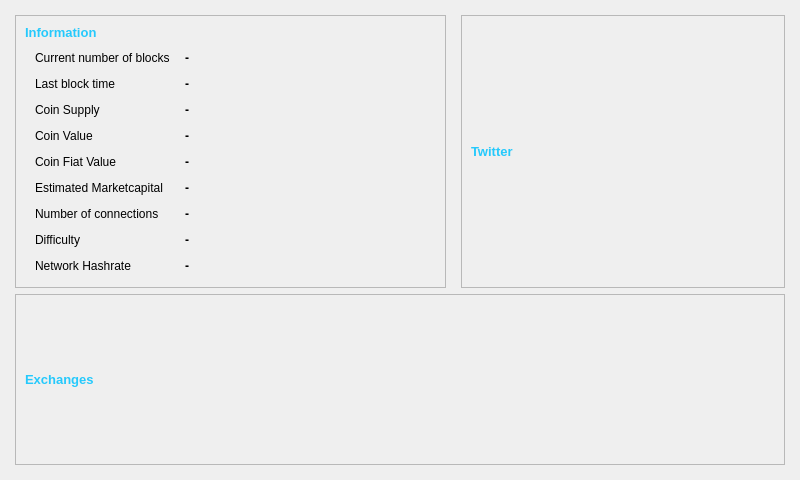
<?xml version="1.0" encoding="UTF-8"?>
<ui version="4.0">
 <class>InfoPage</class>
 <widget class="QDialog" name="InfoPage">
  <property name="geometry">
   <rect>
    <x>0</x>
    <y>0</y>
    <width>800</width>
    <height>480</height>
   </rect>
  </property>
  <property name="minimumSize">
   <size>
    <width>800</width>
    <height>480</height>
   </size>
  </property>
  <property name="windowTitle">
   <string>Dialog</string>
  </property>
  <layout class="QGridLayout" name="gridLayout">
   <property name="leftMargin">
    <number>15</number>
   </property>
   <property name="topMargin">
    <number>15</number>
   </property>
   <property name="rightMargin">
    <number>15</number>
   </property>
   <property name="bottomMargin">
    <number>15</number>
   </property>
   <property name="horizontalSpacing">
    <number>15</number>
   </property>
   <item row="0" column="0">
    <widget class="QFrame" name="coinInfoBox">
     <property name="sizePolicy">
      <sizepolicy hsizetype="Minimum" vsizetype="Minimum">
       <horstretch>4</horstretch>
       <verstretch>1</verstretch>
      </sizepolicy>
     </property>
     <property name="layoutDirection">
      <enum>Qt::LeftToRight</enum>
     </property>
     <property name="autoFillBackground">
      <bool>false</bool>
     </property>
     <property name="frameShape">
      <enum>QFrame::StyledPanel</enum>
     </property>
     <property name="frameShadow">
      <enum>QFrame::Sunken</enum>
     </property>
     <layout class="QGridLayout" name="gridLayout_2">
      <item row="0" column="0">
       <widget class="QLabel" name="lblInformationHeader">
        <property name="sizePolicy">
         <sizepolicy hsizetype="Preferred" vsizetype="Fixed">
          <horstretch>0</horstretch>
          <verstretch>0</verstretch>
         </sizepolicy>
        </property>
        <property name="font">
         <font>
          <pointsize>10</pointsize>
          <weight>75</weight>
          <bold>true</bold>
         </font>
        </property>
        <property name="styleSheet">
         <string notr="true">color:rgb(37, 201, 252);</string>
        </property>
        <property name="text">
         <string>Information</string>
        </property>
       </widget>
      </item>
      <item row="1" column="0">
       <layout class="QFormLayout" name="formCoinDetails">
        <property name="fieldGrowthPolicy">
         <enum>QFormLayout::ExpandingFieldsGrow</enum>
        </property>
        <property name="horizontalSpacing">
         <number>15</number>
        </property>
        <property name="verticalSpacing">
         <number>12</number>
        </property>
        <property name="leftMargin">
         <number>10</number>
        </property>
        <property name="topMargin">
         <number>5</number>
        </property>
        <property name="rightMargin">
         <number>10</number>
        </property>
        <property name="bottomMargin">
         <number>5</number>
        </property>
        <item row="0" column="0">
         <widget class="QLabel" name="lblBlockHeight">
          <property name="font">
           <font>
            <kerning>true</kerning>
           </font>
          </property>
          <property name="styleSheet">
           <string notr="true"/>
          </property>
          <property name="text">
           <string>Current number of blocks</string>
          </property>
          <property name="textFormat">
           <enum>Qt::AutoText</enum>
          </property>
          <property name="wordWrap">
           <bool>false</bool>
          </property>
         </widget>
        </item>
        <item row="0" column="1">
         <widget class="QLabel" name="txtBlockHeight">
          <property name="font">
           <font>
            <weight>75</weight>
            <bold>true</bold>
           </font>
          </property>
          <property name="styleSheet">
           <string notr="true"/>
          </property>
          <property name="text">
           <string notr="true">-</string>
          </property>
          <property name="wordWrap">
           <bool>true</bool>
          </property>
         </widget>
        </item>
        <item row="1" column="0">
         <widget class="QLabel" name="lblLastBlockTime">
          <property name="styleSheet">
           <string notr="true"/>
          </property>
          <property name="text">
           <string>Last block time</string>
          </property>
          <property name="wordWrap">
           <bool>false</bool>
          </property>
         </widget>
        </item>
        <item row="1" column="1">
         <widget class="QLabel" name="txtLastBlockTime">
          <property name="font">
           <font>
            <weight>75</weight>
            <bold>true</bold>
           </font>
          </property>
          <property name="styleSheet">
           <string notr="true"/>
          </property>
          <property name="text">
           <string notr="true">-</string>
          </property>
          <property name="wordWrap">
           <bool>false</bool>
          </property>
         </widget>
        </item>
        <item row="2" column="0">
         <widget class="QLabel" name="lblCoinSupply">
          <property name="styleSheet">
           <string notr="true"/>
          </property>
          <property name="text">
           <string>Coin Supply</string>
          </property>
          <property name="wordWrap">
           <bool>false</bool>
          </property>
         </widget>
        </item>
        <item row="2" column="1">
         <widget class="QLabel" name="txtCoinSupply">
          <property name="font">
           <font>
            <weight>75</weight>
            <bold>true</bold>
           </font>
          </property>
          <property name="styleSheet">
           <string notr="true"/>
          </property>
          <property name="text">
           <string notr="true">-</string>
          </property>
          <property name="wordWrap">
           <bool>true</bool>
          </property>
         </widget>
        </item>
        <item row="3" column="0">
         <widget class="QLabel" name="lblCoinValue">
          <property name="text">
           <string>Coin Value</string>
          </property>
         </widget>
        </item>
        <item row="3" column="1">
         <widget class="QLabel" name="txtCoinValue">
          <property name="font">
           <font>
            <weight>75</weight>
            <bold>true</bold>
           </font>
          </property>
          <property name="text">
           <string>-</string>
          </property>
         </widget>
        </item>
        <item row="4" column="0">
         <widget class="QLabel" name="lblCoinFiatValue">
          <property name="text">
           <string>Coin Fiat Value</string>
          </property>
         </widget>
        </item>
        <item row="4" column="1">
         <widget class="QLabel" name="txtCoinFiatValue">
          <property name="font">
           <font>
            <weight>75</weight>
            <bold>true</bold>
           </font>
          </property>
          <property name="text">
           <string>-</string>
          </property>
         </widget>
        </item>
        <item row="5" column="0">
         <widget class="QLabel" name="lblEstimatedMarketCapital">
          <property name="text">
           <string>Estimated Marketcapital</string>
          </property>
         </widget>
        </item>
        <item row="5" column="1">
         <widget class="QLabel" name="txtEstimatedMarketCapital">
          <property name="font">
           <font>
            <weight>75</weight>
            <bold>true</bold>
           </font>
          </property>
          <property name="text">
           <string>-</string>
          </property>
         </widget>
        </item>
        <item row="6" column="0">
         <widget class="QLabel" name="lblConnections">
          <property name="styleSheet">
           <string notr="true"/>
          </property>
          <property name="text">
           <string>Number of connections</string>
          </property>
          <property name="wordWrap">
           <bool>false</bool>
          </property>
         </widget>
        </item>
        <item row="6" column="1">
         <widget class="QLabel" name="txtConnections">
          <property name="font">
           <font>
            <weight>75</weight>
            <bold>true</bold>
           </font>
          </property>
          <property name="styleSheet">
           <string notr="true"/>
          </property>
          <property name="text">
           <string notr="true">-</string>
          </property>
          <property name="wordWrap">
           <bool>true</bool>
          </property>
         </widget>
        </item>
        <item row="7" column="0">
         <widget class="QLabel" name="lblDifficulty">
          <property name="styleSheet">
           <string notr="true"/>
          </property>
          <property name="text">
           <string>Difficulty</string>
          </property>
          <property name="wordWrap">
           <bool>false</bool>
          </property>
         </widget>
        </item>
        <item row="7" column="1">
         <widget class="QLabel" name="txtDifficulty">
          <property name="font">
           <font>
            <weight>75</weight>
            <bold>true</bold>
           </font>
          </property>
          <property name="styleSheet">
           <string notr="true"/>
          </property>
          <property name="text">
           <string notr="true">-</string>
          </property>
          <property name="wordWrap">
           <bool>true</bool>
          </property>
         </widget>
        </item>
        <item row="8" column="0">
         <widget class="QLabel" name="lblHashRate">
          <property name="styleSheet">
           <string notr="true"/>
          </property>
          <property name="text">
           <string>Network Hashrate</string>
          </property>
          <property name="wordWrap">
           <bool>false</bool>
          </property>
         </widget>
        </item>
        <item row="8" column="1">
         <widget class="QLabel" name="txtHashRate">
          <property name="font">
           <font>
            <weight>75</weight>
            <bold>true</bold>
           </font>
          </property>
          <property name="styleSheet">
           <string notr="true"/>
          </property>
          <property name="text">
           <string notr="true">-</string>
          </property>
          <property name="wordWrap">
           <bool>true</bool>
          </property>
         </widget>
        </item>
       </layout>
      </item>
     </layout>
    </widget>
   </item>
   <item row="0" column="1">
    <widget class="QFrame" name="twitterFeedBox">
     <property name="sizePolicy">
      <sizepolicy hsizetype="Minimum" vsizetype="Minimum">
       <horstretch>3</horstretch>
       <verstretch>1</verstretch>
      </sizepolicy>
     </property>
     <property name="layoutDirection">
      <enum>Qt::LeftToRight</enum>
     </property>
     <property name="autoFillBackground">
      <bool>false</bool>
     </property>
     <property name="frameShape">
      <enum>QFrame::StyledPanel</enum>
     </property>
     <property name="frameShadow">
      <enum>QFrame::Sunken</enum>
     </property>
     <layout class="QGridLayout" name="gridLayout_5">
      <item row="1" column="0">
       <layout class="QVBoxLayout" name="verticalLayoutTwitter"/>
      </item>
      <item row="0" column="0">
       <widget class="QLabel" name="lblTwitterHeader">
        <property name="sizePolicy">
         <sizepolicy hsizetype="Preferred" vsizetype="Fixed">
          <horstretch>0</horstretch>
          <verstretch>0</verstretch>
         </sizepolicy>
        </property>
        <property name="font">
         <font>
          <pointsize>10</pointsize>
          <weight>75</weight>
          <bold>true</bold>
         </font>
        </property>
        <property name="styleSheet">
         <string notr="true">color:rgb(37, 201, 252);</string>
        </property>
        <property name="text">
         <string>Twitter</string>
        </property>
       </widget>
      </item>
     </layout>
    </widget>
   </item>
   <item row="1" column="0" colspan="2">
    <widget class="QFrame" name="exchangeInfoBox">
     <property name="sizePolicy">
      <sizepolicy hsizetype="Minimum" vsizetype="Minimum">
       <horstretch>0</horstretch>
       <verstretch>1</verstretch>
      </sizepolicy>
     </property>
     <property name="frameShape">
      <enum>QFrame::StyledPanel</enum>
     </property>
     <property name="frameShadow">
      <enum>QFrame::Sunken</enum>
     </property>
     <layout class="QGridLayout" name="gridLayout_4">
      <item row="1" column="0">
       <layout class="QVBoxLayout" name="verticalLayoutExchanges"/>
      </item>
      <item row="0" column="0">
       <widget class="QLabel" name="lblExchangesHeader">
        <property name="sizePolicy">
         <sizepolicy hsizetype="Preferred" vsizetype="Minimum">
          <horstretch>0</horstretch>
          <verstretch>0</verstretch>
         </sizepolicy>
        </property>
        <property name="font">
         <font>
          <pointsize>10</pointsize>
          <weight>75</weight>
          <bold>true</bold>
         </font>
        </property>
        <property name="styleSheet">
         <string notr="true">color:rgb(37, 201, 252);</string>
        </property>
        <property name="text">
         <string>Exchanges</string>
        </property>
       </widget>
      </item>
     </layout>
    </widget>
   </item>
  </layout>
 </widget>
 <resources/>
 <connections/>
</ui>
